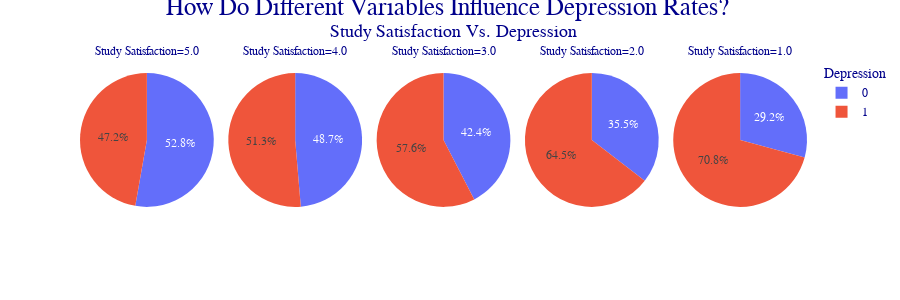
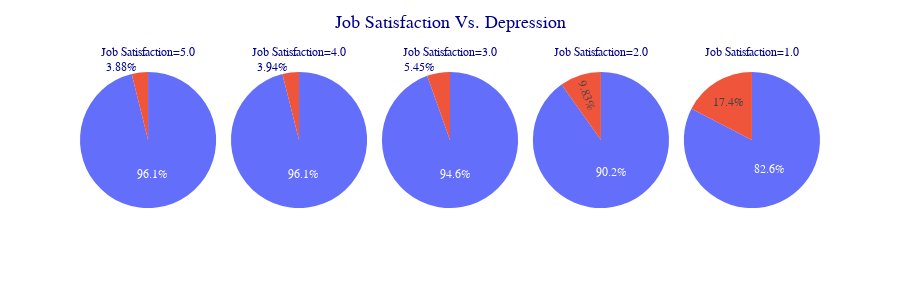

Notebook code cell kept with these figures, in order:
### Code cell
# This code creates two collections of pie charts, each with five pie charts. Each collection checks the relationship with the
# rate of depression with a different variable. The first looks at study satisfaction vs depression, and the second looks at
# work satisfaction vs depression.

# both collections use very similar code in order to make. The only real difference between the two are the labels and the data

# this creates the data frame that will be used for the first set of pie chartss
# It creates a data frame and sets it to DF, after applyinga lot of functions to it. 
# first of all, it only picks out the 'Study Satisfaction' and 'Depression' columns, since that's all we're using. It looks at 
# the .value_counts for these two columns, meaning it returns the unique combinations for it. The next part, 
# being the ".reset_index(name='count')", converts this into a data frame with 'count' as the name for the column with the
# frequency of each combination. Finally, .sort_values(by='Study Satisfaction', ascending=False) sorts the values using the 
# study satisfaction column, with it not being ascending.
DF_Depression_Influence = (
DF.value_counts(subset=['Study Satisfaction', 'Depression']).reset_index(name='count').sort_values(by='Study Satisfaction', ascending=False)
) 
# creating the pi chart and using the new data frame we just made.
fig1 = px.pie(DF_Depression_Influence, 
# the values are the frequency which lets us see the ratio
    values='count', 
# names is set to depression for the legend
    names = 'Depression',
# facet column is study satisfaction to seperate the pie charts into the different levels of study satisfaction
    facet_col='Study Satisfaction',
# color is also depression in order to actually see the ratio
    color = 'Depression',
# this is to make sure that depression is the red color on the left and goes around counter clcock
    category_orders={'Depression' : [0,1]},
    
)


fig1.update_layout( # update layout
    template='ggplot2', # setting template for visuals
                  legend_title='Depression', # title of the legend
                  width=900, #width
                  height=300,# Hight

    title={ # indicates that I will be customizing the title
        'font': dict(size=25),# font size
# two titles in one. The first one is the bigger title that titles the whole ten pi charts and uses "<br>" to make it a large title,
# meanwhile the "<sup>" is sued in order to make the smaller title below it that only labels the top five pi charts
        'text': "How Do Different Variables Influence Depression Rates? <br> <sup>Study Satisfaction Vs. Depression<sup>",
        'x': 0.5,  # center the title horizontally
        'y': 0.95,  # adjust vertical position
        'xanchor': 'center',  # anchor horizontally
        'yanchor': 'top',  # anchor vertically
         
    },
    font={'family':"Times",'size':12,'color':"Darkblue"} # font color
                      )

fig1.show() # showing final result

# below is the second set of pi charts, most of the information is the same except for a couple of changes

# i used the same variable as before, however it was changed to fit the second set of pie charts.
DF_Depression_Influence = (
# firstly, the variable I choose to compare to depression rates is different. Before it was Study Satisfaction, now it is Job 
# Satisfaction. It is also sorted by Job Satisfaction in order to see the five different levels of satisfaction from 1-5 and 
# how depression rates look at each level, just like with the previous pie charts. Other than that, everything else in this 
# line of code is the same.
DF.value_counts(subset=['Job Satisfaction', 'Depression']).reset_index(name='count').sort_values(by='Job Satisfaction', ascending=False)
    

)

# used a different title for this pie chart, fig1 for the first and fig2 for this one
fig2 = px.pie(DF_Depression_Influence, 
    values='count', 
# this is slightly different, since we are using job satisfaction this time, we need to have the facel columns set to this, too
    facet_col='Job Satisfaction',
    color = 'Depression',
    facet_col_wrap = 5,
    category_orders={'Depression' : [1,0]},
    
)


fig2.update_layout(
                  width=900,
                  height=300,
    title={
        'font': dict(size=18),
#title is of course different than the previous. You can also see that its only one title instead of the previous which had two.
# this is of course because they are only labeling the small title for the five pie charts and not a bigger title
        'text': "Job Satisfaction Vs. Depression", 
        'x': 0.5,  # Center the title horizontally
        'y': 0.95,  # Adjust vertical position (closer to top)
    },
        font={'family':"Times",'size':12,'color':"Darkblue"}
                      
)
fig2.show()

### Figure 1 — Plotly figure (JSON) as saved in the notebook; plotly's stock layout.template omitted (floating-point values rounded to 4 significant figures)
{"data": [{"customdata": [[0], [1]], "direction": "clockwise", "domain": {"x": [0, 0.184], "y": [0, 1]}, "hovertemplate": "Study Satisfaction=5.0<br>Depression=%{customdata[0]}<br>count=%{value}<extra></extra>", "labels": [0, 1], "legendgroup": "", "marker": {"colors": ["#636efa", "#EF553B"]}, "name": "", "showlegend": true, "sort": false, "type": "pie", "values": [2334, 2089]}, {"customdata": [[0], [1]], "direction": "clockwise", "domain": {"x": [0.204, 0.388], "y": [0, 1]}, "hovertemplate": "Study Satisfaction=4.0<br>Depression=%{customdata[0]}<br>count=%{value}<extra></extra>", "labels": [0, 1], "legendgroup": "", "marker": {"colors": ["#636efa", "#EF553B"]}, "name": "", "showlegend": true, "sort": false, "type": "pie", "values": [3095, 3265]}, {"customdata": [[0], [1]], "direction": "clockwise", "domain": {"x": [0.408, 0.592], "y": [0, 1]}, "hovertemplate": "Study Satisfaction=3.0<br>Depression=%{customdata[0]}<br>count=%{value}<extra></extra>", "labels": [0, 1], "legendgroup": "", "marker": {"colors": ["#636efa", "#EF553B"]}, "name": "", "showlegend": true, "sort": false, "type": "pie", "values": [2469, 3354]}, {"customdata": [[0], [1]], "direction": "clockwise", "domain": {"x": [0.612, 0.796], "y": [0, 1]}, "hovertemplate": "Study Satisfaction=2.0<br>Depression=%{customdata[0]}<br>count=%{value}<extra></extra>", "labels": [0, 1], "legendgroup": "", "marker": {"colors": ["#636efa", "#EF553B"]}, "name": "", "showlegend": true, "sort": false, "type": "pie", "values": [2071, 3769]}, {"customdata": [[0], [1]], "direction": "clockwise", "domain": {"x": [0.816, 1], "y": [0, 1]}, "hovertemplate": "Study Satisfaction=1.0<br>Depression=%{customdata[0]}<br>count=%{value}<extra></extra>", "labels": [0, 1], "legendgroup": "", "marker": {"colors": ["#636efa", "#EF553B"]}, "name": "", "showlegend": true, "sort": false, "type": "pie", "values": [1594, 3857]}], "layout": {"annotations": [{"font": {}, "showarrow": false, "text": "Study Satisfaction=5.0", "x": 0.092, "xanchor": "center", "xref": "paper", "y": 1, "yanchor": "bottom", "yref": "paper"}, {"font": {}, "showarrow": false, "text": "Study Satisfaction=4.0", "x": 0.296, "xanchor": "center", "xref": "paper", "y": 1, "yanchor": "bottom", "yref": "paper"}, {"font": {}, "showarrow": false, "text": "Study Satisfaction=3.0", "x": 0.5, "xanchor": "center", "xref": "paper", "y": 1, "yanchor": "bottom", "yref": "paper"}, {"font": {}, "showarrow": false, "text": "Study Satisfaction=2.0", "x": 0.704, "xanchor": "center", "xref": "paper", "y": 1, "yanchor": "bottom", "yref": "paper"}, {"font": {}, "showarrow": false, "text": "Study Satisfaction=1.0", "x": 0.908, "xanchor": "center", "xref": "paper", "y": 1, "yanchor": "bottom", "yref": "paper"}], "font": {"color": "Darkblue", "family": "Times", "size": 12}, "height": 300, "legend": {"title": {"text": "Depression"}, "tracegroupgap": 0}, "margin": {"t": 60}, "title": {"font": {"size": 25}, "text": "How Do Different Variables Influence Depression Rates? <br> <sup>Study Satisfaction Vs. Depression<sup>", "x": 0.5, "xanchor": "center", "y": 0.95, "yanchor": "top"}, "width": 900}}

### Figure 2 — Plotly figure (JSON) as saved in the notebook; plotly's stock layout.template omitted (floating-point values rounded to 4 significant figures)
{"data": [{"customdata": [[0], [1]], "domain": {"x": [0, 0.184], "y": [0, 1]}, "hovertemplate": "Job Satisfaction=5.0<br>count=%{value}<br>Depression=%{customdata[0]}<extra></extra>", "legendgroup": "", "marker": {"colors": ["#636efa", "#EF553B"]}, "name": "", "showlegend": false, "type": "pie", "values": [21928, 884]}, {"customdata": [[0], [1]], "domain": {"x": [0.204, 0.388], "y": [0, 1]}, "hovertemplate": "Job Satisfaction=4.0<br>count=%{value}<br>Depression=%{customdata[0]}<extra></extra>", "legendgroup": "", "marker": {"colors": ["#636efa", "#EF553B"]}, "name": "", "showlegend": false, "type": "pie", "values": [20095, 825]}, {"customdata": [[0], [1]], "domain": {"x": [0.408, 0.592], "y": [0, 1]}, "hovertemplate": "Job Satisfaction=3.0<br>count=%{value}<br>Depression=%{customdata[0]}<extra></extra>", "legendgroup": "", "marker": {"colors": ["#636efa", "#EF553B"]}, "name": "", "showlegend": false, "type": "pie", "values": [20755, 1196]}, {"customdata": [[0], [1]], "domain": {"x": [0.612, 0.796], "y": [0, 1]}, "hovertemplate": "Job Satisfaction=2.0<br>count=%{value}<br>Depression=%{customdata[0]}<extra></extra>", "legendgroup": "", "marker": {"colors": ["#636efa", "#EF553B"]}, "name": "", "showlegend": false, "type": "pie", "values": [22346, 2437]}, {"customdata": [[0], [1]], "domain": {"x": [0.816, 1], "y": [0, 1]}, "hovertemplate": "Job Satisfaction=1.0<br>count=%{value}<br>Depression=%{customdata[0]}<extra></extra>", "legendgroup": "", "marker": {"colors": ["#636efa", "#EF553B"]}, "name": "", "showlegend": false, "type": "pie", "values": [18439, 3885]}], "layout": {"annotations": [{"font": {}, "showarrow": false, "text": "Job Satisfaction=5.0", "x": 0.092, "xanchor": "center", "xref": "paper", "y": 1, "yanchor": "bottom", "yref": "paper"}, {"font": {}, "showarrow": false, "text": "Job Satisfaction=4.0", "x": 0.296, "xanchor": "center", "xref": "paper", "y": 1, "yanchor": "bottom", "yref": "paper"}, {"font": {}, "showarrow": false, "text": "Job Satisfaction=3.0", "x": 0.5, "xanchor": "center", "xref": "paper", "y": 1, "yanchor": "bottom", "yref": "paper"}, {"font": {}, "showarrow": false, "text": "Job Satisfaction=2.0", "x": 0.704, "xanchor": "center", "xref": "paper", "y": 1, "yanchor": "bottom", "yref": "paper"}, {"font": {}, "showarrow": false, "text": "Job Satisfaction=1.0", "x": 0.908, "xanchor": "center", "xref": "paper", "y": 1, "yanchor": "bottom", "yref": "paper"}], "font": {"color": "Darkblue", "family": "Times", "size": 12}, "height": 300, "legend": {"tracegroupgap": 0}, "margin": {"t": 60}, "title": {"font": {"size": 18}, "text": "Job Satisfaction Vs. Depression", "x": 0.5, "y": 0.95}, "width": 900}}
